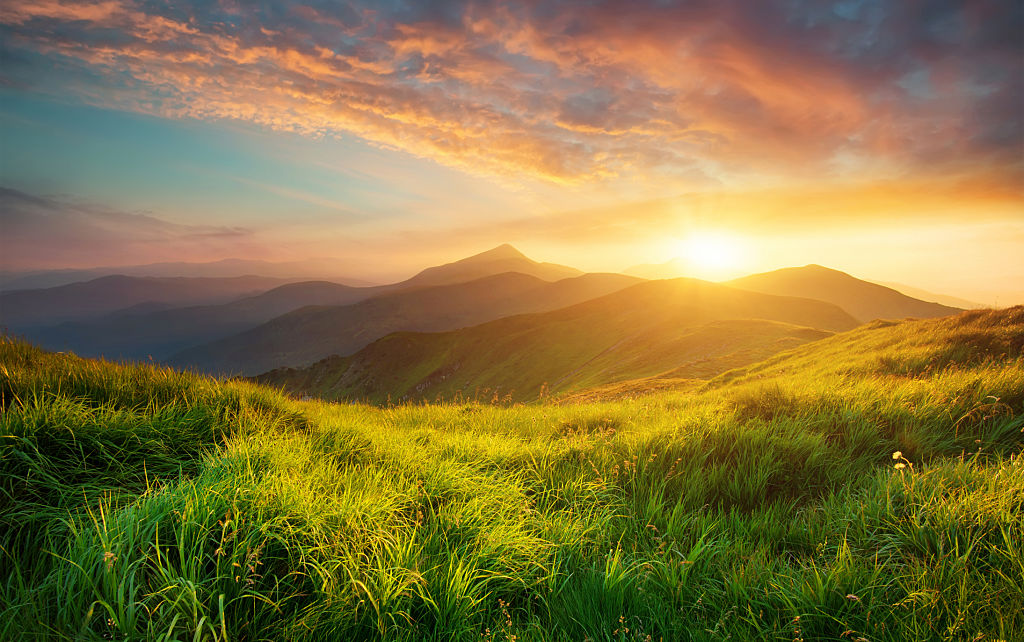
#> input picture DIP/image.jpg, 1024 x 642 px
$ python 4a.py
#> lines starting #> are read from the running program, lines starting #| are printed output that depends on the picture
import cv2
# Load images using OpenCV
image1 = cv2.imread('image.jpg',1)
#> image1 is the input picture: shape (642, 1024, 3); mean B, G, R 66, 117.5, 134.4
cv2.imshow('Dog',image1)
# Flipping Vertically
image2=cv2.flip(image1,0)
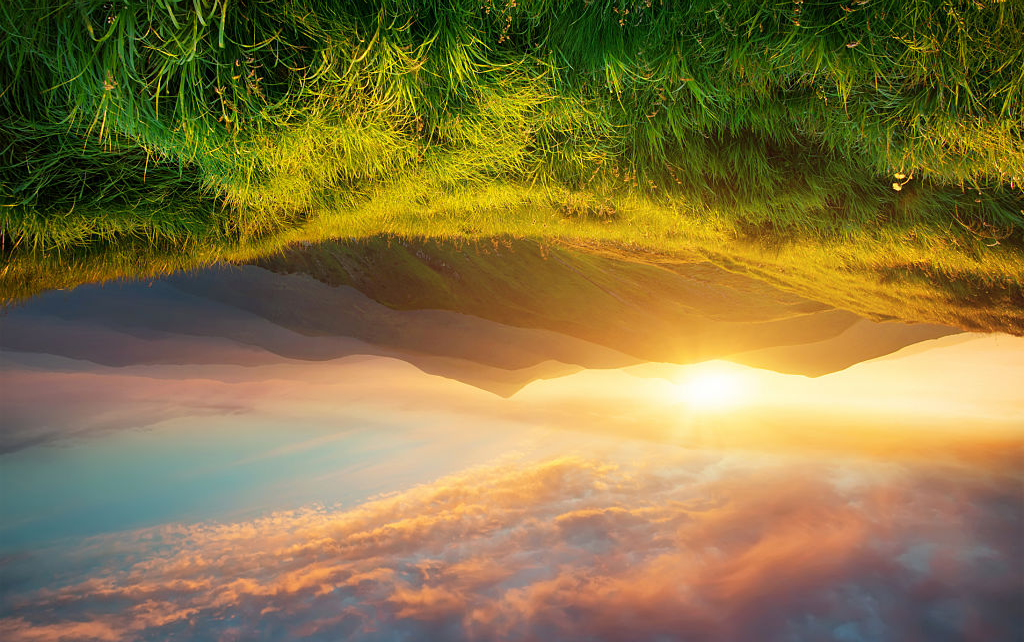
#> image2: shape (642, 1024, 3); mean B, G, R 66, 117.5, 134.4
cv2.imshow('Vertical',image2)
# Flipping Horizontally
image3=cv2.flip(image1,1)
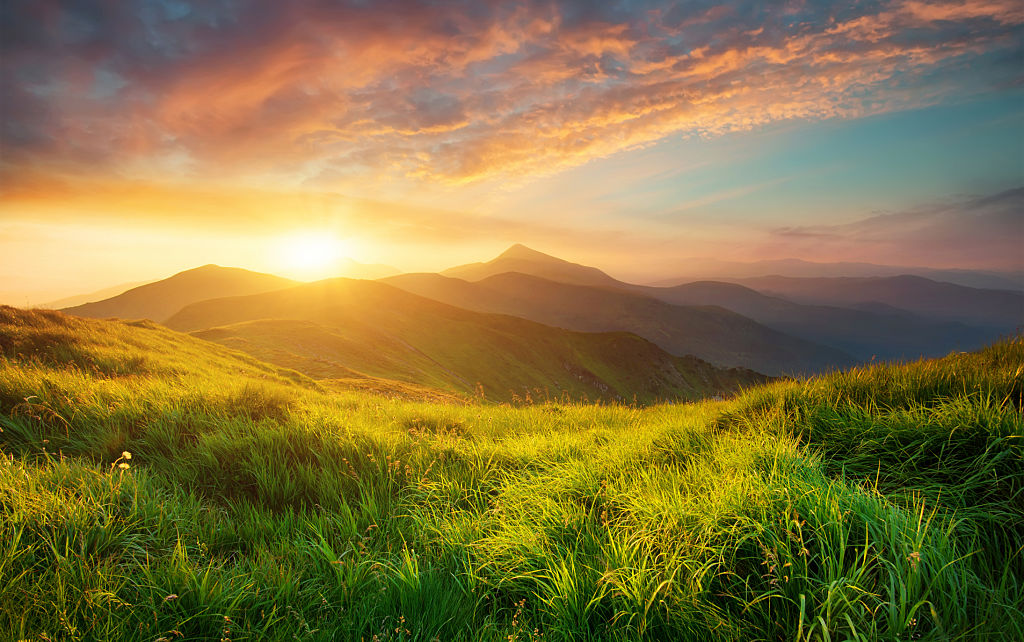
#> image3: shape (642, 1024, 3); mean B, G, R 66, 117.5, 134.4
cv2.imshow('Horizontal',image3)
# Flipping
image4=cv2.flip(image1,-1)
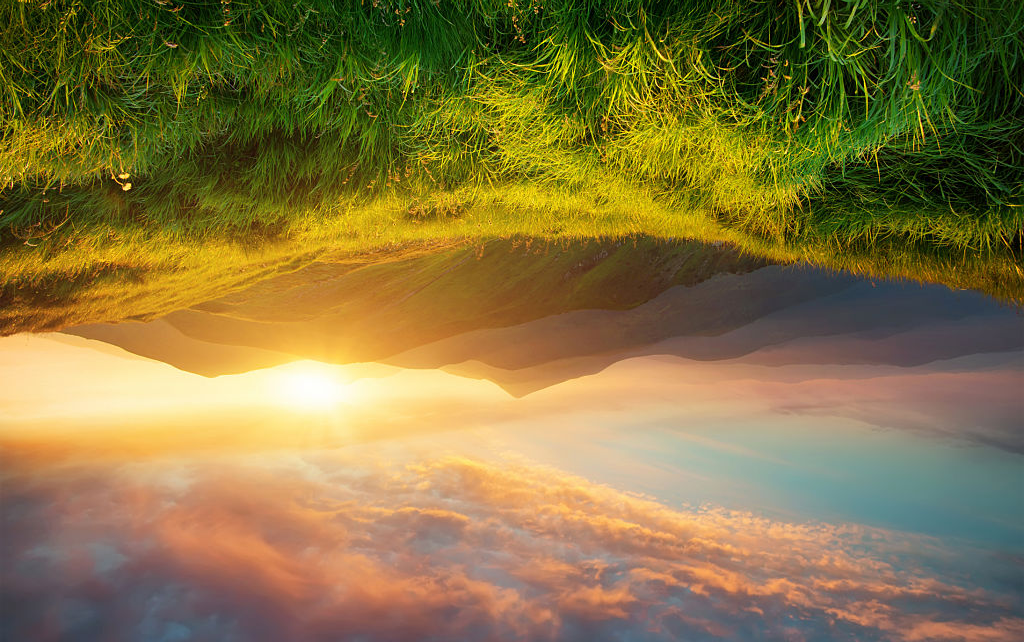
#> image4: shape (642, 1024, 3); mean B, G, R 66, 117.5, 134.4
cv2.imshow('Flipping(Both)',image4)
cv2.waitKey(0)
cv2.destroyAllWindows()
